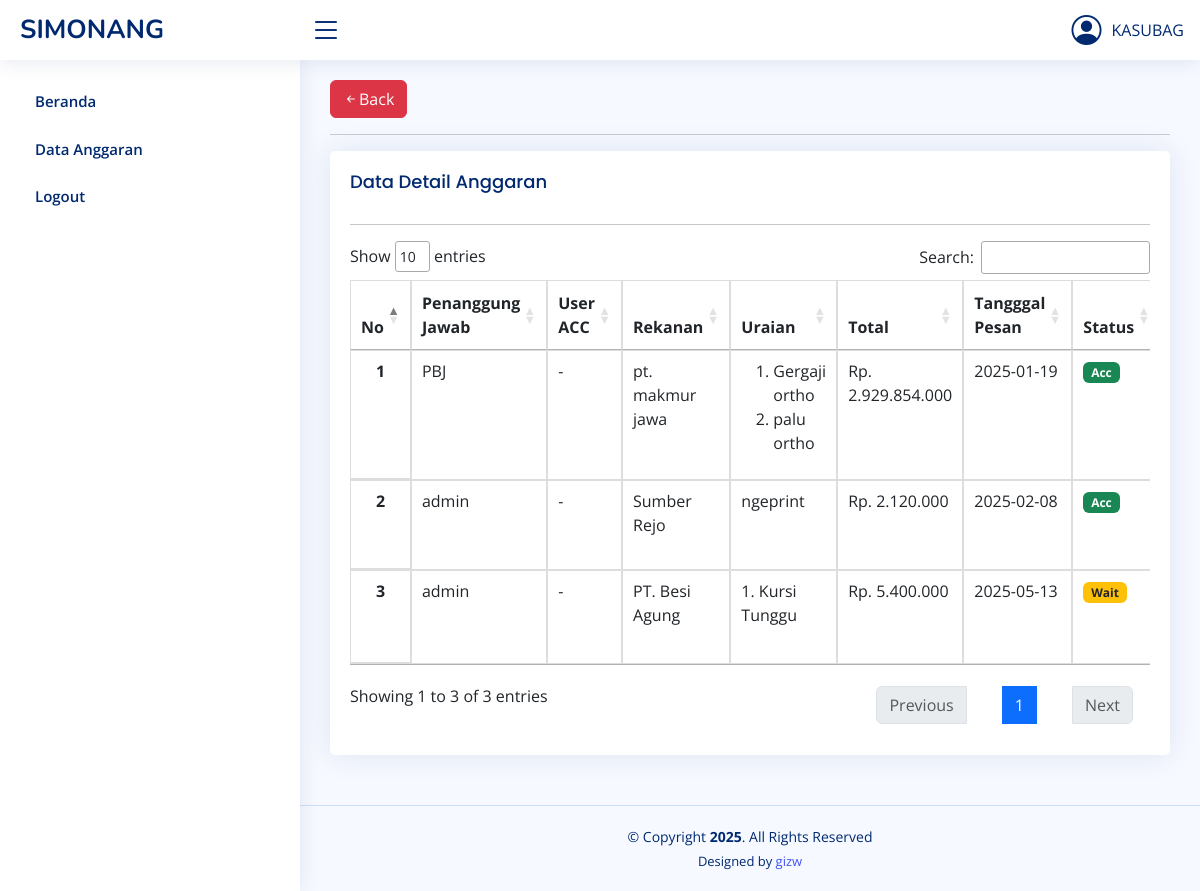
/detail_anggaran.php?id_anggaran=1 (signed in), run on the app's committed database.
### tables this page shows
CREATE TABLE `detail_anggaran` (
  `id_detail_anggaran` int(11) NOT NULL,
  `id_pengguna` int(11) NOT NULL,
  `id_anggaran` int(11) NOT NULL,
  `rekanan` text NOT NULL,
  `uraian` text NOT NULL,
  `total` bigint(15) NOT NULL,
  `bukti` text NOT NULL,
  `tgl_pesan` date NOT NULL,
  `id_user_acc` int(11) NOT NULL,
  `tgl_update` timestamp NOT NULL DEFAULT current_timestamp() ON UPDATE current_timestamp(),
  `keterangan` text NOT NULL,
  `status` enum('Acc','Wait','Decline') NOT NULL
);

CREATE TABLE `pengguna` (
  `id_pengguna` int(11) NOT NULL,
  `nama` varchar(100) NOT NULL,
  `username` varchar(100) NOT NULL,
  `password` varchar(100) NOT NULL,
  `role` varchar(100) NOT NULL,
  `foto` text NOT NULL
);

### detail_anggaran.php (the view, shortened to what this page needs)
<?php include('head.php'); ?>
<body>
    <?php include('side_bar.php'); ?>
    <main id="main" class="main">
        <section class="section">
            <div class="row">
                <div class="col-lg-12"><a href="anggaran.php" class="btn btn-danger"><i class="bi bi-arrow-left-short"></i>Back</a><hr>
                    <div class="card">
                        <div class="card-body">
                            <h5 class="card-title">Data Detail Anggaran</h5>
                            <?php
                            $id_anggaran = $_GET['id_anggaran'];
                            $row = $query->fetch_array();?>
                            <hr>
                             <div class="table-responsive">
                            <table class="table datatable">
                                <thead>
                                    <tr>
                                        <th scope="col">No</th>
                                        <th scope="col">Penanggung Jawab</th>
                                        <th scope="col">User ACC</th>
                                        <th scope="col">Rekanan</th>
                                        <th scope="col">Uraian</th>
                                        <th scope="col">Total</th>
                                        <th scope="col">Tangggal Pesan</th>
                                        <th scope="col">Status</th>
                                    </tr>
                                </thead>
                                <tbody>
                                <?php
                                    require 'dbcon.php';
                                    $no = 1;
                                    $query = $conn->query("SELECT detail_anggaran.*,
                                                                pengguna.nama AS nama_penanggung_jawab,
                                                                pengguna_acc.nama AS nama_user_acc
                                                            FROM detail_anggaran
                                                            JOIN pengguna ON detail_anggaran.id_pengguna = pengguna.id_pengguna
                                                            LEFT JOIN pengguna AS pengguna_acc ON detail_anggaran.id_user_acc = pengguna_acc.id_pengguna
                                                            WHERE detail_anggaran.id_anggaran='$id_anggaran'");
                                    while ($row = $query->fetch_array()) {
                                ?>
                                <tr>
                                    <th scope="row"><?php echo $no++; ?></th>
                                    <td><?php echo $row['nama_penanggung_jawab']; ?></td>
                                    <td><?php echo $row['nama_user_acc'] ? $row['nama_user_acc'] : '-'; ?></td>
                                    <td><?php echo $row['rekanan']; ?></td>
                                    <td><?php echo $row['uraian']; ?></td>
                                    <td><?php echo 'Rp. '.number_format($row['total'], 0, ",", ".");?></td>
                                    <td><?php echo $row['tgl_pesan']; ?></td>
                                    <td>
                                        <?php
                                            $status = $row['status'];
                                            $class = '';
                                            switch($status) {
                                                case 'Acc':
                                                    $class = 'badge bg-success';
                                                    break;
                                                case 'Wait':
                                                    $class = 'badge bg-warning text-dark';
                                                    break;
                                            }
                                        ?>
                                        <span class="<?php echo $class; ?>">
                                            <?php echo $status; ?>
                                        </span>
                                    </td>
                                </tr>
                                <?php
                                    }
                                ?>
                                </tbody>
                            </table>
                        </div>
                        </div>
                    </div>
                </div>
            </div>
        </section>
    </main>
    <?php include('footer.php'); ?>
</body>
</html>

### assets/css/style.css (style rules this page uses)
:root { scroll-behavior: smooth; }
body { font-family: "Open Sans", sans-serif; background: #f6f9ff; color: #444444; }
a { color: #4154f1; text-decoration: none; }
h1, h2, h3, h4, h5, h6 { font-family: "Nunito", sans-serif; }
#main { margin-top: 60px; padding: 20px 30px; transition: all 0.3s; }
.card { margin-bottom: 30px; border: none; border-radius: 5px; box-shadow: 0px 0 30px rgba(1, 41, 112, 0.1); }
.card-title { padding: 20px 0 15px 0; font-size: 18px; font-weight: 500; color: #012970; font-family: "Poppins", sans-serif; }
.card-body { padding: 0 20px 20px 20px; }
@media (min-width: 1200px) { #main, #footer { margin-left: 300px; } }

### head.php (style rules this page uses)
table.datatable { border-collapse: collapse; }
table.datatable th, table.datatable td { border: 1px solid #ddd; padding: 8px; }
table.datatable th { font-weight: bold; border-bottom: 2px solid #ddd; text-align:center; }
table.datatable tr:nth-child(even) { background-color: #f9f9f9; }

### data on the page
detail_anggaran: id_pengguna.nama "PBJ", rekanan "pt. makmur jawa", uraian "Gergaji ortho palu ortho", total "2.929.854.000", tgl_pesan "2025-01-19", status "Acc"
detail_anggaran: id_pengguna.nama "admin", rekanan "Sumber Rejo", uraian "ngeprint", total "2.120.000", tgl_pesan "2025-02-08", status "Acc"
detail_anggaran: id_pengguna.nama "admin", rekanan "PT. Besi Agung", uraian "1. Kursi Tunggu", total "5.400.000", tgl_pesan "2025-05-13", status "Wait"

### other printed values
$_SESSION['NAMA'] "KASUBAG"
